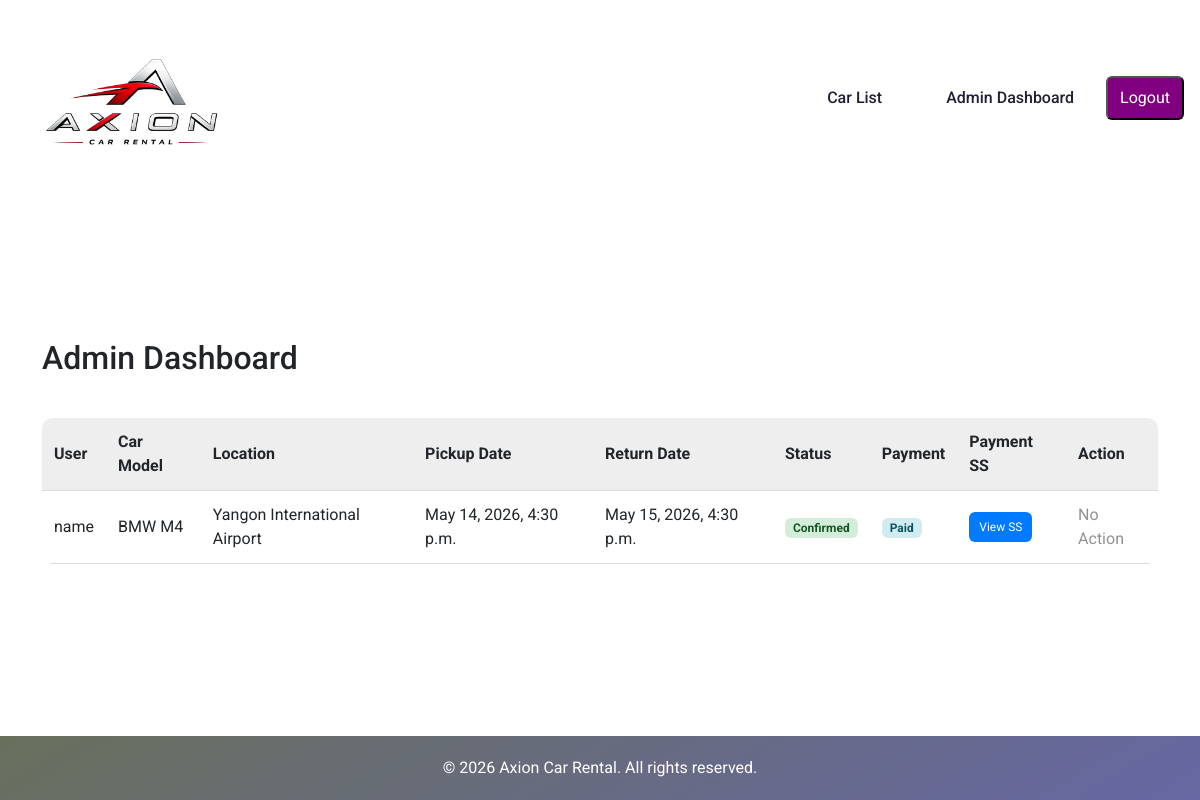
/admin-dashboard/ (signed in), run on the app's committed database.
### car/models.py (models this page shows, shortened)
class BookingModel(models.Model):
    car = models.ForeignKey("CarModel", on_delete=models.CASCADE)
    user = models.ForeignKey(User, on_delete=models.CASCADE)
    location = models.ForeignKey(Location, on_delete=models.SET_NULL, null=True)
    pickup_datetime = models.DateTimeField(null=True)
    return_datetime = models.DateTimeField(null=True)
    total_price = models.DecimalField(max_digits=10, decimal_places=2, null=True)
    STATUS_CHOICES = [
        ("pending", "Pending"),
        ("confirmed", "Confirmed"),
        ("cancelled", "Cancelled"),
    ]
    status = models.CharField(max_length=10, choices=STATUS_CHOICES, default="pending")
    created_at = models.DateTimeField(auto_now_add=True)

class CarModel(models.Model):
    TRANSMISSION_CHOICES = [("auto", "automatic"), ("manual", "Manual")]
    FUEL_CHOICES = [("fuel", "Fuel"), ("electric", "Electric")]
    car_name = models.CharField(max_length=200)
    car_brand = models.ForeignKey(
        BrandModel, on_delete=models.CASCADE, null=True, blank=True
    )
    price_per_day = models.DecimalField(
        max_digits=10, decimal_places=2, null=True, blank=True
    )
    seats = models.IntegerField(null=True, blank=True)
    transmission = models.CharField(
        max_length=10, choices=TRANSMISSION_CHOICES, null=True, blank=True
    )
    fuel_type = models.CharField(
        max_length=10, choices=FUEL_CHOICES, null=True, blank=True
    )
    max_speed = models.IntegerField(null=True, blank=True)
    image = models.ImageField(upload_to="post_image", null=True, blank=True)
    created_at = models.DateTimeField(auto_now_add=True)
    updated_at = models.DateTimeField(auto_now=True)

class Location(models.Model):
    name = models.CharField("City name",max_length=200)
    address = models.CharField(default="Unknown address")
    latitude = models.FloatField(default=0.0)
    longitude = models.FloatField(default=0.0)
    extra_price = models.DecimalField(max_digits=10, decimal_places=2, default=0)

### car/views.py (the view)
# urls.py: path("admin-dashboard/", views.admin_dashboard, name="admin_dashboard"),
@staff_member_required
def admin_dashboard(request):
    bookings = BookingModel.objects.all().order_by("-created_at")
    return render(request, "dashboard/admin_dashboard.html", {"bookings": bookings})

### templates/dashboard/admin_dashboard.html (shortened to what this page needs)
{% extends 'components/base.html' %}
{% load static %}
{% block body %}
    <div class="top-bar">
        <h2>Admin Dashboard</h2>
    </div>
    <table>
        <tr>
            <th>User</th>
            <th>Car Model</th>
            <th>Location</th>
            <th>Pickup Date</th>
            <th>Return Date</th>
            <th>Status</th>
            <th>Payment</th>
            <th>Payment SS</th>
            <th>Action</th>
        </tr>
        {% for b in bookings %}
        <tr>
            <td>{{ b.user.username }}</td>
            <td>{{ b.car.car_name }}</td>
            <td>{{ b.location.name }}</td>
            <td>{{ b.pickup_datetime }}</td>
            <td>{{ b.return_datetime }}</td>
            <td>
                {% if b.status == "pending" %}
                <span class="badge pending">Pending</span>
                {% elif b.status == "confirmed" %}
                <span class="badge confirmed">Confirmed</span>
                {% elif b.status == "cancelled" %}
                <span class="badge cancelled">Cancelled</span>
                {% endif %}
            </td>
            <td>
                {% if b.paymentmodel %}
                {% if b.paymentmodel.status == "paid" %}
                <span class="badge paid">Paid</span>
                {% else %}
                <span class="badge pending">Pending</span>
                {% endif %}
                {% else %}
                <span class="badge nopay">No Payment</span>
                {% endif %}
            </td>
            <td>
                {% if b.paymentmodel.screenshot %}
                <a href="{{ b.paymentmodel.screenshot.url }}" class="btn" style="background:#007bff;">
                    View SS
                </a>
                {% else %}
                No Screenshot
                {% endif %}
            </td>
            <td>
                {% if b.status == "pending" and b.paymentmodel and b.paymentmodel.status == "paid" %}
                <a href="/confirm/{{ b.id }}/" class="btn confirm">Confirm</a>
                <a href="/cancel/{{ b.id }}/" class="btn cancel">Cancel</a>
                {% else %}
                <span class="disabled">No Action</span>
                {% endif %}
            </td>
        </tr>
        {% endfor %}
    </table>
{% endblock %}

### static/css/style.css (style rules this page uses)
:root { --primary-color: #8a79f0; --primary-color-dark: #2e2a40; --text-dark: #221e36; --text-light: #767268; --extra-light: #f1f2ff; --white: #ffffff; --max-width: 1200px; }
* { margin: 0; padding: 0; box-sizing: border-box; }
.btn { padding: 0.75rem 1.5rem; outline: none; border: none; font-size: 1rem; color: var(--white); background-color: var(--primary-color); border-radius: 0.5rem; transition: 0.3s; cursor: pointer; }
a { text-decoration: none; transition: 0.3s; }
html, body { scroll-behavior: smooth; }
body { font-family: "Roboto", sans-serif; }

### templates/components/base.html (style rules this page uses)
html, body { height: 100%; margin: 0; }

### templates/dashboard/admin_dashboard.html (style rules this page uses)
h2 { margin-bottom: 20px; }
.top-bar { display: flex; justify-content: space-between; margin-bottom: 20px; }
table { width: 100%; border-collapse: collapse; background: white; border-radius: 10px; overflow: hidden; }
th, td { padding: 12px; text-align: left; }
th { background: #eee; }
tr { border-bottom: 1px solid #ddd; }
.btn { padding: 6px 10px; border-radius: 6px; text-decoration: none; color: white; font-size: 12px; }
.badge { padding: 4px 8px; border-radius: 6px; font-size: 12px; font-weight: bold; }
.confirmed { background: #d4edda; color: #155724; }
.paid { background: #d1ecf1; color: #0c5460; }
.disabled { opacity: 0.5; pointer-events: none; }

### data on the page
BookingModel: user.username "name", car.car_name "BMW M4", location.name "Yangon International Airport", pickup_datetime "May 14, 2026, 4:30 p.m.", return_datetime "May 15, 2026, 4:30 p.m.", status "Confirmed", shows "Paid"
